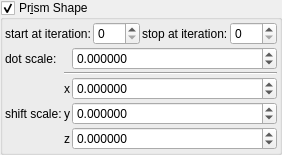
    <widget class="MyGroupBox" name="groupCheck_transf_function_enabledP_false">
     <property name="toolTip">
      <string/>
     </property>
     <property name="title">
      <string>Pr&amp;ism Shape</string>
     </property>
     <property name="checkable">
      <bool>true</bool>
     </property>
     <layout class="QVBoxLayout" name="verticalLayout_36" stretch="0,0">
      <property name="spacing">
       <number>2</number>
      </property>
      <property name="leftMargin">
       <number>2</number>
      </property>
      <property name="topMargin">
       <number>2</number>
      </property>
      <property name="rightMargin">
       <number>2</number>
      </property>
      <property name="bottomMargin">
       <number>2</number>
      </property>
      <item>
       <layout class="QHBoxLayout" name="horizontalLayout_17" stretch="0,1,0,1">
        <item>
         <widget class="QLabel" name="label_98">
          <property name="text">
           <string>start at iteration:</string>
          </property>
         </widget>
        </item>
        <item>
         <widget class="MySpinBox" name="spinboxInt_transf_start_iterations_P">
          <property name="sizePolicy">
           <sizepolicy hsizetype="Minimum" vsizetype="Maximum">
            <horstretch>0</horstretch>
            <verstretch>0</verstretch>
           </sizepolicy>
          </property>
          <property name="minimum">
           <number>0</number>
          </property>
          <property name="maximum">
           <number>999</number>
          </property>
          <property name="value">
           <number>0</number>
          </property>
         </widget>
        </item>
        <item>
         <widget class="QLabel" name="label_70">
          <property name="text">
           <string>stop at iteration:</string>
          </property>
         </widget>
        </item>
        <item>
         <widget class="MySpinBox" name="spinboxInt_transf_stop_iterations_P1">
          <property name="sizePolicy">
           <sizepolicy hsizetype="Preferred" vsizetype="Maximum">
            <horstretch>0</horstretch>
            <verstretch>0</verstretch>
           </sizepolicy>
          </property>
          <property name="maximum">
           <number>999</number>
          </property>
         </widget>
        </item>
       </layout>
      </item>
      <item>
       <layout class="QGridLayout" name="gridLayout_33" columnstretch="0,0,1">
        <property name="spacing">
         <number>2</number>
        </property>
        <item row="5" column="2">
         <widget class="MyDoubleSpinBox" name="spinbox3_transf_constant_multiplier_000_y">
          <property name="sizePolicy">
           <sizepolicy hsizetype="Minimum" vsizetype="Maximum">
            <horstretch>0</horstretch>
            <verstretch>0</verstretch>
           </sizepolicy>
          </property>
          <property name="prefix">
           <string/>
          </property>
          <property name="suffix">
           <string/>
          </property>
          <property name="decimals">
           <number>6</number>
          </property>
          <property name="minimum">
           <double>-99.989999999999995</double>
          </property>
          <property name="maximum">
           <double>99.989999999999995</double>
          </property>
          <property name="singleStep">
           <double>0.100000000000000</double>
          </property>
         </widget>
        </item>
        <item row="4" column="1">
         <widget class="QLabel" name="label_129">
          <property name="sizePolicy">
           <sizepolicy hsizetype="Preferred" vsizetype="Preferred">
            <horstretch>0</horstretch>
            <verstretch>0</verstretch>
           </sizepolicy>
          </property>
          <property name="text">
           <string notr="true">x</string>
          </property>
          <property name="alignment">
           <set>Qt::AlignRight|Qt::AlignTrailing|Qt::AlignVCenter</set>
          </property>
         </widget>
        </item>
        <item row="2" column="2">
         <widget class="MyDoubleSpinBox" name="spinbox_transf_scale">
          <property name="sizePolicy">
           <sizepolicy hsizetype="Minimum" vsizetype="Maximum">
            <horstretch>0</horstretch>
            <verstretch>0</verstretch>
           </sizepolicy>
          </property>
          <property name="font">
           <font>
            <weight>50</weight>
            <bold>false</bold>
           </font>
          </property>
          <property name="prefix">
           <string/>
          </property>
          <property name="suffix">
           <string/>
          </property>
          <property name="decimals">
           <number>6</number>
          </property>
          <property name="minimum">
           <double>-99.989999999999995</double>
          </property>
          <property name="maximum">
           <double>99.989999999999995</double>
          </property>
          <property name="singleStep">
           <double>0.100000000000000</double>
          </property>
         </widget>
        </item>
        <item row="5" column="1">
         <widget class="QLabel" name="label_130">
          <property name="sizePolicy">
           <sizepolicy hsizetype="Preferred" vsizetype="Preferred">
            <horstretch>0</horstretch>
            <verstretch>0</verstretch>
           </sizepolicy>
          </property>
          <property name="text">
           <string notr="true">y</string>
          </property>
          <property name="alignment">
           <set>Qt::AlignRight|Qt::AlignTrailing|Qt::AlignVCenter</set>
          </property>
         </widget>
        </item>
        <item row="2" column="0">
         <widget class="QLabel" name="label_177">
          <property name="text">
           <string>dot scale:</string>
          </property>
         </widget>
        </item>
        <item row="4" column="2">
         <widget class="MyDoubleSpinBox" name="spinbox3_transf_constant_multiplier_000_x">
          <property name="sizePolicy">
           <sizepolicy hsizetype="Minimum" vsizetype="Maximum">
            <horstretch>0</horstretch>
            <verstretch>0</verstretch>
           </sizepolicy>
          </property>
          <property name="prefix">
           <string/>
          </property>
          <property name="suffix">
           <string/>
          </property>
          <property name="decimals">
           <number>6</number>
          </property>
          <property name="minimum">
           <double>-99.989999999999995</double>
          </property>
          <property name="maximum">
           <double>99.989999999999995</double>
          </property>
          <property name="singleStep">
           <double>0.100000000000000</double>
          </property>
         </widget>
        </item>
        <item row="5" column="0">
         <widget class="QLabel" name="label_174">
          <property name="text">
           <string>shift scale:</string>
          </property>
         </widget>
        </item>
        <item row="6" column="2">
         <widget class="MyDoubleSpinBox" name="spinbox3_transf_constant_multiplier_000_z">
          <property name="sizePolicy">
           <sizepolicy hsizetype="Minimum" vsizetype="Maximum">
            <horstretch>0</horstretch>
            <verstretch>0</verstretch>
           </sizepolicy>
          </property>
          <property name="prefix">
           <string/>
          </property>
          <property name="suffix">
           <string/>
          </property>
          <property name="decimals">
           <number>6</number>
          </property>
          <property name="minimum">
           <double>-99.989999999999995</double>
          </property>
          <property name="maximum">
           <double>99.989999999999995</double>
          </property>
          <property name="singleStep">
           <double>0.100000000000000</double>
          </property>
         </widget>
        </item>
        <item row="6" column="1">
         <widget class="QLabel" name="label_131">
          <property name="sizePolicy">
           <sizepolicy hsizetype="Preferred" vsizetype="Preferred">
            <horstretch>0</horstretch>
            <verstretch>0</verstretch>
           </sizepolicy>
          </property>
          <property name="text">
           <string notr="true">z</string>
          </property>
          <property name="alignment">
           <set>Qt::AlignRight|Qt::AlignTrailing|Qt::AlignVCenter</set>
          </property>
         </widget>
        </item>
        <item row="3" column="1" colspan="2">
         <widget class="Line" name="line_2">
          <property name="orientation">
           <enum>Qt::Horizontal</enum>
          </property>
         </widget>
        </item>
       </layout>
      </item>
     </layout>
    </widget>
